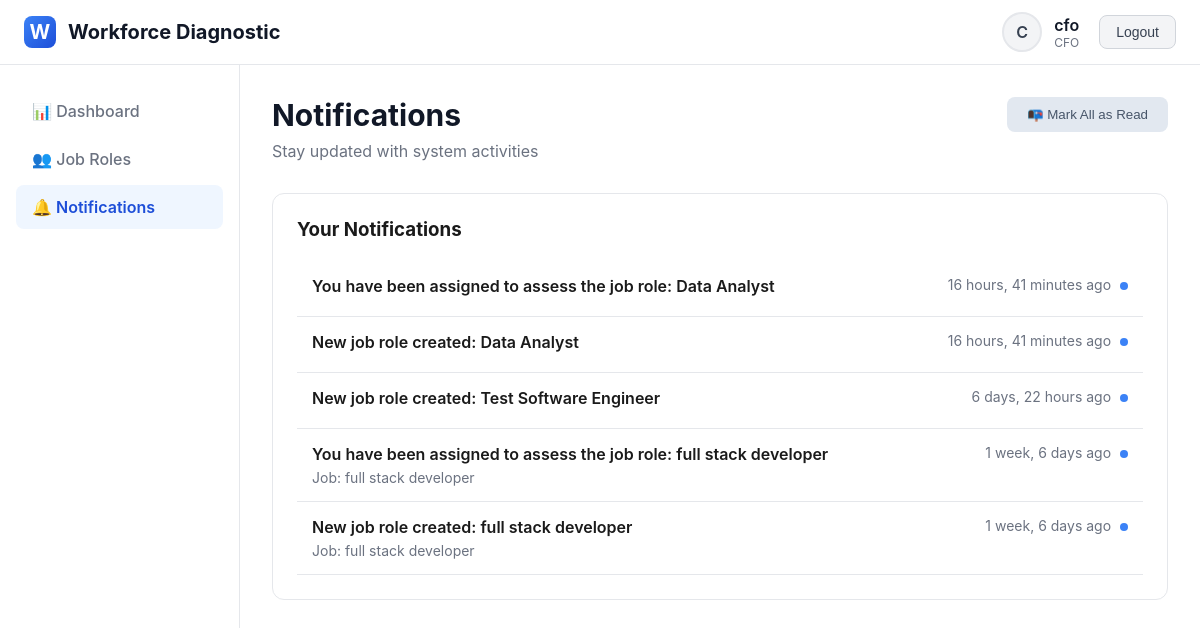
The app's page /notifications/ (signed in) with its own data.
### diagnostic_app/models.py (models this page shows, shortened)
class User(AbstractUser):
    ROLE_CHOICES = [
        ('founder', 'Founder'),
        ('co_founder', 'Co-Founder'),
        ('ceo', 'CEO'),
        ('cfo', 'CFO'),
        ('cto', 'CTO / Tech Lead'),
        ('coo', 'COO'),
        ('project_head', 'Project Head / Team Lead'),
        ('hr_manager', 'HR Manager / People Operations'),
        ('recruiter', 'Recruiter'),
        ('hr_executive', 'HR Executive'),
    ]
    role = models.CharField(max_length=20, choices=ROLE_CHOICES)
    phone = models.CharField(max_length=15, blank=True)
    def get_level(self):
        level_map = {
            'founder': 1, 'co_founder': 1,
            'ceo': 2, 'cfo': 2,
            'cto': 2, 'coo': 2, 'project_head': 2,
            'hr_manager': 3, 'recruiter': 3, 'hr_executive': 3
        }
        return level_map.get(self.role, 0)
    def can_create_job_roles(self):
        return self.role in ['founder', 'co_founder']

class Notification(models.Model):
    user = models.ForeignKey(User, on_delete=models.CASCADE, related_name='notifications')
    message = models.TextField()
    job_role = models.ForeignKey(JobRole, on_delete=models.SET_NULL, null=True, blank=True)
    is_read = models.BooleanField(default=False)
    created_at = models.DateTimeField(auto_now_add=True)
    class Meta:
        ordering = ['-created_at']

class JobRole(models.Model):
    STATUS_CHOICES = [
        ('draft', 'Draft'),
        ('active', 'Active'),
        ('completed', 'Completed'),
        ('cancelled', 'Cancelled'),
    ]
    title = models.CharField(max_length=200)
    department = models.CharField(max_length=100)
    description = models.TextField()
    required_skills = models.TextField()
    experience_level = models.CharField(max_length=50)
    budget_range = models.CharField(max_length=100)
    urgency = models.CharField(max_length=20, choices=[
        ('low', 'Low'),
        ('medium', 'Medium'),
        ('high', 'High')
    ])
    created_by = models.ForeignKey(User, on_delete=models.CASCADE, related_name='created_jobs')
    created_at = models.DateTimeField(auto_now_add=True)
    status = models.CharField(max_length=20, choices=STATUS_CHOICES, default='draft')

### diagnostic_app/views.py (the view)
# urls.py: path('notifications/', views.notifications_view, name='notifications'),
@login_required
def notifications_view(request):
    notifications = Notification.objects.filter(
        user=request.user,
        is_read=False
    ).order_by('-created_at')
    context = {'notifications': notifications}
    return render(request, 'diagnostic_app/notifications.html', context)

### diagnostic_app/templates/diagnostic_app/notifications.html (shortened to what this page needs)
{% extends 'diagnostic_app/base.html' %}
{% block content %}
<div class="page-header">
    <div style="display: flex; justify-content: space-between; align-items: flex-start;">
        <div>
            <h1>Notifications</h1>
            <p>Stay updated with system activities</p>
        </div>
        <div>
            <form method="post" action="{% url 'mark_notifications_read' %}" style="display: inline;">
                <button type="submit" class="btn btn-secondary">📭 Mark All as Read</button>
            </form>
        </div>
    </div>
</div>
<div class="card">
    <div style="margin-bottom: 20px;">
        <h3>Your Notifications</h3>
    </div>
    {% if notifications %}
    <div>
        {% for notification in notifications %}
        <div style="padding: 15px; border-bottom: 1px solid #e5e7eb; display: flex; justify-content: space-between; align-items: flex-start;">
            <div style="flex: 1;">
                <div style="font-weight: 600; margin-bottom: 5px;">
                    {{ notification.message }}
                </div>
                {% if notification.job_role %}
                <div style="color: #6b7280; font-size: 14px;">
                    Job: {{ notification.job_role.title }}
                </div>
                {% endif %}
            </div>
            <div style="text-align: right; font-size: 14px; color: #6b7280;">
                {{ notification.created_at|timesince }} ago
                {% if not notification.is_read %}
                <span style="display: inline-block; width: 8px; height: 8px; background: #3b82f6; border-radius: 50%; margin-left: 5px;"></span>
                {% endif %}
            </div>
        </div>
        {% endfor %}
    </div>
    {% else %}
    <div style="padding: 40px 0; text-align: center; color: #6b7280;">
        No notifications yet.
    </div>
    {% endif %}
</div>
{% endblock %}

### diagnostic_app/templates/diagnostic_app/base.html (shortened to what this page needs)
<!DOCTYPE html>
<html lang="en">
<head>
    {% load static %}
</head>
<body>
    {% if user.is_authenticated %}
    <div class="app-container">
        <header class="header">
            <div class="header-content">
                <a href="{% url 'dashboard' %}" class="logo">
                    <div class="logo-icon">W</div>
                    <span>Workforce Diagnostic</span>
                </a>
                <div class="user-menu">
                    <div class="user-info">
                        <div class="user-avatar">
                            {{ user.username|slice:":1"|upper }}
                        </div>
                        <div class="user-details">
                            <div class="user-name">{{ user.username }}</div>
                            <div class="user-role">{{ user.get_role_display }}</div>
                        </div>
                    </div>
                    <form method="post" action="{% url 'logout' %}">
                        <button type="submit" class="btn-logout">Logout</button>
                    </form>
                </div>
            </div>
        </header>
        <div class="main-content">
            <nav class="sidebar">
                <ul class="nav-menu">
                    <li class="nav-item">
                        <a href="{% url 'dashboard' %}" class="nav-link {% if request.path == '/dashboard/' %}active{% endif %}">
                            📊 Dashboard
                        </a>
                    </li>
                    <li class="nav-item">
                        <a href="{% url 'job_roles' %}" class="nav-link {% if '/job-roles' in request.path and request.path != '/job-roles/create/' %}active{% endif %}">
                            👥 Job Roles
                        </a>
                    </li>
                    <li class="nav-item">
                        <a href="{% url 'notifications' %}" class="nav-link {% if '/notifications' in request.path %}active{% endif %}">
                            🔔 Notifications
                        </a>
                    </li>
                </ul>
            </nav>
            <div class="content-wrapper">
                <div class="content">
                    {% block content %}{% endblock %}
                </div>
            </div>
        </div>
    </div>
    {% else %}
    {% block login_content %}{% endblock %}
    {% endif %}
</body>
</html>

### diagnostic_app/templates/diagnostic_app/base.html (style rules this page uses)
* { margin: 0; padding: 0; box-sizing: border-box; }
body { font-family: -apple-system, BlinkMacSystemFont, 'Segoe UI', Roboto, sans-serif; background: #ffffff; color: #1a1a1a; min-height: 100vh; }
.app-container { display: flex; flex-direction: column; min-height: 100vh; }
.header { background: #ffffff; border-bottom: 1px solid #e5e7eb; padding: 0 24px; box-shadow: 0 1px 3px rgba(0,0,0,0.05); }
.header-content { display: flex; align-items: center; justify-content: space-between; height: 64px; max-width: 1200px; margin: 0 auto; }
.logo { display: flex; align-items: center; gap: 12px; font-size: 20px; font-weight: 700; color: #111827; text-decoration: none; }
.logo-icon { width: 32px; height: 32px; background: linear-gradient(135deg, #3b82f6 0%, #1d4ed8 100%); border-radius: 8px; display: flex; align-items: center; justify-content: center; color: white; }
.user-menu { display: flex; align-items: center; gap: 20px; }
.user-info { display: flex; align-items: center; gap: 12px; }
.user-avatar { width: 40px; height: 40px; border-radius: 50%; background: #f3f4f6; display: flex; align-items: center; justify-content: center; font-weight: 600; color: #374151; border: 2px solid #e5e7eb; }
.user-details { text-align: right; }
.user-name { font-weight: 600; color: #111827; }
.user-role { font-size: 12px; color: #6b7280; }
.btn-logout { padding: 8px 16px; background: #f3f4f6; color: #374151; border: 1px solid #d1d5db; border-radius: 8px; font-size: 14px; font-weight: 500; cursor: pointer; transition: all 0.2s; }
.main-content { flex: 1; display: flex; }
.sidebar { width: 240px; background: #ffffff; border-right: 1px solid #e5e7eb; padding: 24px 0; }
.nav-menu { list-style: none; padding: 0 16px; }
.nav-item { margin-bottom: 4px; }
.nav-link { display: flex; align-items: center; gap: 12px; padding: 12px 16px; color: #6b7280; text-decoration: none; border-radius: 8px; transition: all 0.2s; font-weight: 500; }
.nav-link.active { background: #eff6ff; color: #1d4ed8; font-weight: 600; }
.content-wrapper { flex: 1; padding: 32px; background: #ffffff; }
.content { max-width: 1200px; margin: 0 auto; }
.page-header { margin-bottom: 32px; }
.page-header h1 { font-size: 30px; font-weight: 700; color: #111827; margin-bottom: 8px; }
.page-header p { color: #6b7280; font-size: 16px; }
.btn { padding: 10px 20px; border-radius: 8px; font-weight: 500; cursor: pointer; border: none; text-decoration: none; display: inline-flex; align-items: center; gap: 8px; transition: all 0.2s; }
.btn-secondary { background: #e2e8f0; color: #475569; }
.card { background: #ffffff; border: 1px solid #e5e7eb; border-radius: 12px; padding: 24px; margin-bottom: 20px; }

### records on screen
User: username "C", username "cfo", role "CFO"
Notification: message "You have been assigned to assess the job role: Data Analyst", created_at "16 hours, 41 minutes", is_read False (drawn)
Notification: message "New job role created: Data Analyst", created_at "16 hours, 41 minutes", is_read False (drawn)
Notification: message "New job role created: Test Software Engineer", created_at "6 days, 22 hours", is_read False (drawn)
Notification: message "You have been assigned to assess the job role: full stack developer", job_role "full stack developer", created_at "1 week, 6 days", is_read False (drawn)
Notification: message "New job role created: full stack developer", job_role "full stack developer", created_at "1 week, 6 days", is_read False (drawn)
